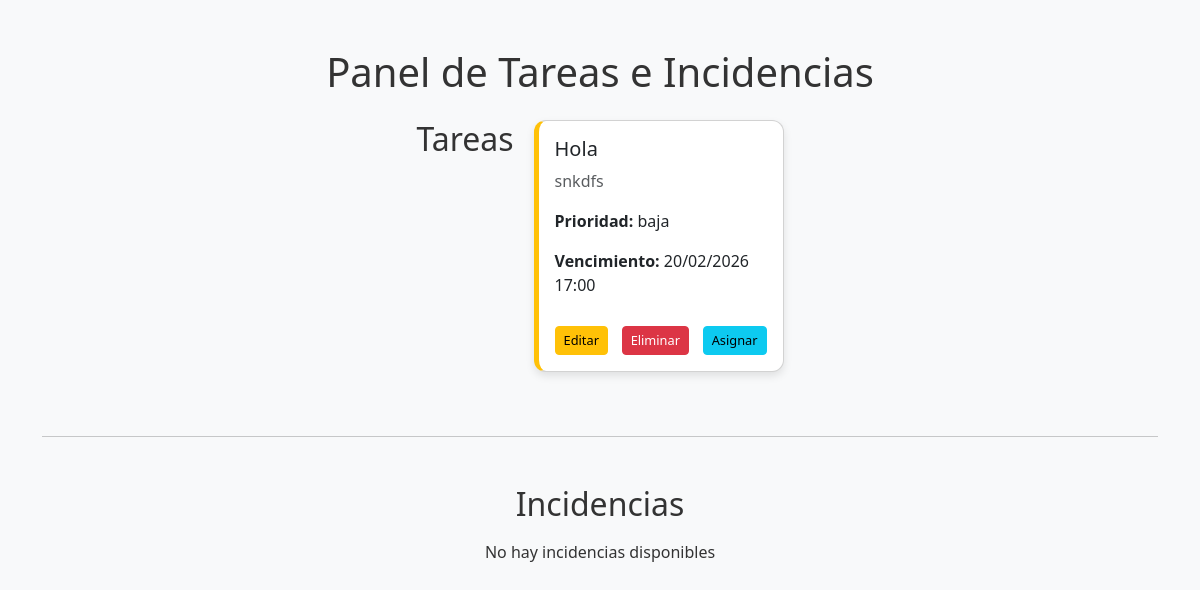
The app's page / (signed in), older data.
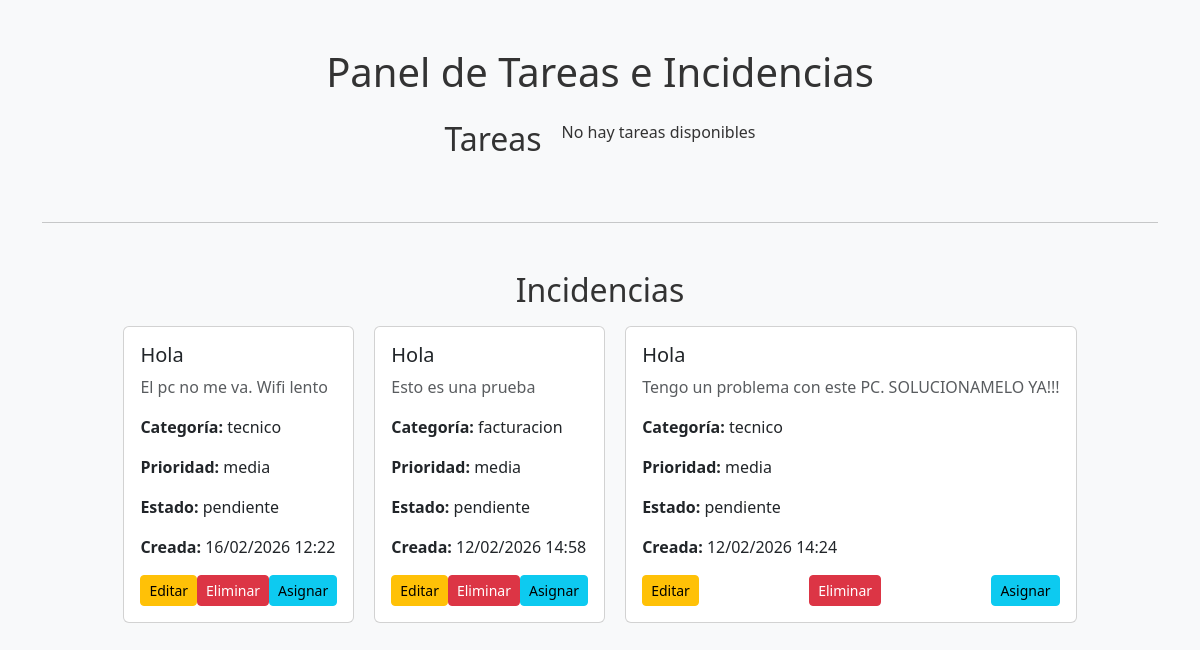
The same page, newer data.
### tareas/models.py (models this page shows, shortened)
class Tarea(models.Model):
    ESTADO_CHOICES = [
        ('pendiente', 'Pendiente'),
        ('en_progreso', 'En Progreso'),
        ('completada', 'Completada'),
    ]
    prioridad_choices = [
        ('baja', 'Baja'),
        ('media', 'Media'),
        ('alta', 'Alta'),
    ]
    titulo = models.CharField(max_length=200)
    descripcion = models.TextField(blank=True, null=True)
    estado = models.CharField(max_length=20, choices=ESTADO_CHOICES, default='pendiente')
    prioridad = models.CharField(max_length=10, choices=prioridad_choices, default='media')
    fecha_creacion = models.DateTimeField(auto_now_add=True)
    fecha_vencimiento = models.DateTimeField(blank=True, null=True)
    usuario = models.ForeignKey(User, on_delete=models.CASCADE, related_name='tareas')

class Incidencia(models.Model):
    CATEGORIAS = [
        ('tecnico', 'Soporte Técnico'),
        ('facturacion', 'Facturación'),
        ('acceso', 'Problema de acceso'),
    ]
    PRIORIDADES = [
        ('baja', 'Baja'),
        ('media', 'Media'),
        ('alta', 'Alta'),
    ]
    ESTADOS = [
        ('pendiente', 'Pendiente'),
        ('proceso', 'En proceso'),
        ('cerrada', 'Cerrada'),
    ]
    cliente = models.ForeignKey(User, on_delete=models.CASCADE)
    asunto = models.CharField(max_length=200)
    descripcion = models.TextField()
    categoria = models.CharField(max_length=20, choices=CATEGORIAS, default='tecnico')
    prioridad = models.CharField(max_length=20, choices=PRIORIDADES, default='media')
    estado = models.CharField(max_length=20, choices=ESTADOS, default='pendiente')
    archivo = models.FileField(upload_to='incidencias/', null=True, blank=True)  # <--- NUEVO
    fecha_creacion = models.DateTimeField(auto_now_add=True)

### tareas/views.py (the view)
# urls.py: path('', views.lista_tareas, name='lista_tareas'),
@login_required
def lista_tareas(request):
    if request.user.is_staff or request.user.is_superuser:
        tareas = Tarea.objects.all()
        incidencias = Incidencia.objects.all().order_by('-fecha_creacion')
    else:  # Clientes solo ven lo suyo
        tareas = Tarea.objects.filter(usuario=request.user)
        incidencias = Incidencia.objects.filter(cliente=request.user).order_by('-fecha_creacion')
    return render(request, 'tareas/lista.html', {
        'tareas': tareas,
        'incidencias': incidencias,
        'is_admin': request.user.is_staff or request.user.is_superuser
    })

### tareas/templates/tareas/lista.html (shortened to what this page needs)
{% load static %}
<!DOCTYPE html>
<html lang="es">
<head>
    <link href="https://cdn.jsdelivr.net/npm/bootstrap@5.3.0/dist/css/bootstrap.min.css" rel="stylesheet">
    <link rel="stylesheet" href="{% static 'css/estilo.css' %}">
</head>
<body class="bg-light">
<div class="container mt-5">
    <h1 class="text-center mb-4">Panel de Tareas e Incidencias</h1>
    <div class="task-list mb-5">
        <h2 class="mb-3">Tareas</h2>
        {% for tarea in tareas %}
            <div class="task-card task-{{ tarea.estado|lower }} card mb-3 p-3">
                <h5>{{ tarea.titulo }}</h5>
                <p class="text-muted">{{ tarea.descripcion }}</p>
                <p><strong>Prioridad:</strong> {{ tarea.prioridad }}</p>
                <p><strong>Vencimiento:</strong> {{ tarea.fecha_vencimiento|date:"d/m/Y H:i" }}</p>
                {% if is_admin %}
                    <div class="d-flex justify-content-between mt-2">
                        <a href="{% url 'editar_tarea' tarea.pk %}" class="btn btn-warning btn-sm">Editar</a>
                        <a href="{% url 'eliminar_tarea' tarea.pk %}" class="btn btn-danger btn-sm">Eliminar</a>
                        <a href="{% url 'asignar_tarea' tarea.pk %}" class="btn btn-info btn-sm">Asignar</a>
                    </div>
                {% endif %}
            </div>
        {% empty %}
            <p class="text-center">No hay tareas disponibles</p>
        {% endfor %}
    </div>
    <hr class="my-5">
    <h2 class="mb-3">Incidencias</h2>
    <div class="task-list">
        {% for incidencia in incidencias %}
            <div class="card mb-3">
                <div class="card-body">
                    <h5>{{ incidencia.asunto }}</h5>
                    <p class="text-muted">{{ incidencia.descripcion }}</p>
                    <p><strong>Categoría:</strong> {{ incidencia.categoria }}</p>
                    <p><strong>Prioridad:</strong> {{ incidencia.prioridad }}</p>
                    <p><strong>Estado:</strong> {{ incidencia.estado }}</p>
                    <p><strong>Creada:</strong> {{ incidencia.fecha_creacion|date:"d/m/Y H:i" }}</p>
                    {% if is_admin %}
                        <div class="d-flex justify-content-between mt-2">
                            <a href="{% url 'editar_incidencia' incidencia.pk %}" class="btn btn-warning btn-sm">Editar</a>
                            <a href="{% url 'eliminar_incidencia' incidencia.pk %}" class="btn btn-danger btn-sm">Eliminar</a>
                            <a href="{% url 'asignar_incidencia' incidencia.pk %}" class="btn btn-info btn-sm">Asignar</a>
                        </div>
                    {% endif %}
                </div>
            </div>
        {% empty %}
            <p class="text-center">No hay incidencias disponibles</p>
        {% endfor %}
    </div>
</div>
</body>
</html>

### static/css/estilo.css (style rules this page uses)
body { font-family: 'Segoe UI', Tahoma, Geneva, Verdana, sans-serif; background-color: #f4f6f8; color: #333; }
h1, h2 { color: #333; text-align: center; }
.task-list { display: flex; flex-wrap: wrap; gap: 20px; justify-content: center; }

Row changes from the older to the newer data that the page shows:
removed Tarea: titulo "Hola", descripcion "snkdfs", prioridad "baja", fecha_vencimiento "20/02/2026 17:00"
added Incidencia: asunto "Hola", descripcion "El pc no me va. Wifi lento", categoria "tecnico", prioridad "media", estado "pendiente", fecha_creacion "16/02/2026 12:22"
added Incidencia: asunto "Hola", descripcion "Esto es una prueba", categoria "facturacion", prioridad "media", estado "pendiente", fecha_creacion "12/02/2026 14:58"
added Incidencia: asunto "Hola", descripcion "Tengo un problema con este PC. SOLUCIONAMELO YA!!!", categoria "tecnico", prioridad "media", estado "pendiente", fecha_creacion "12/02/2026 14:24"
Text that changed along with them:
text no longer shown: "No hay incidencias disponibles"
text now shown: "No hay tareas disponibles"
